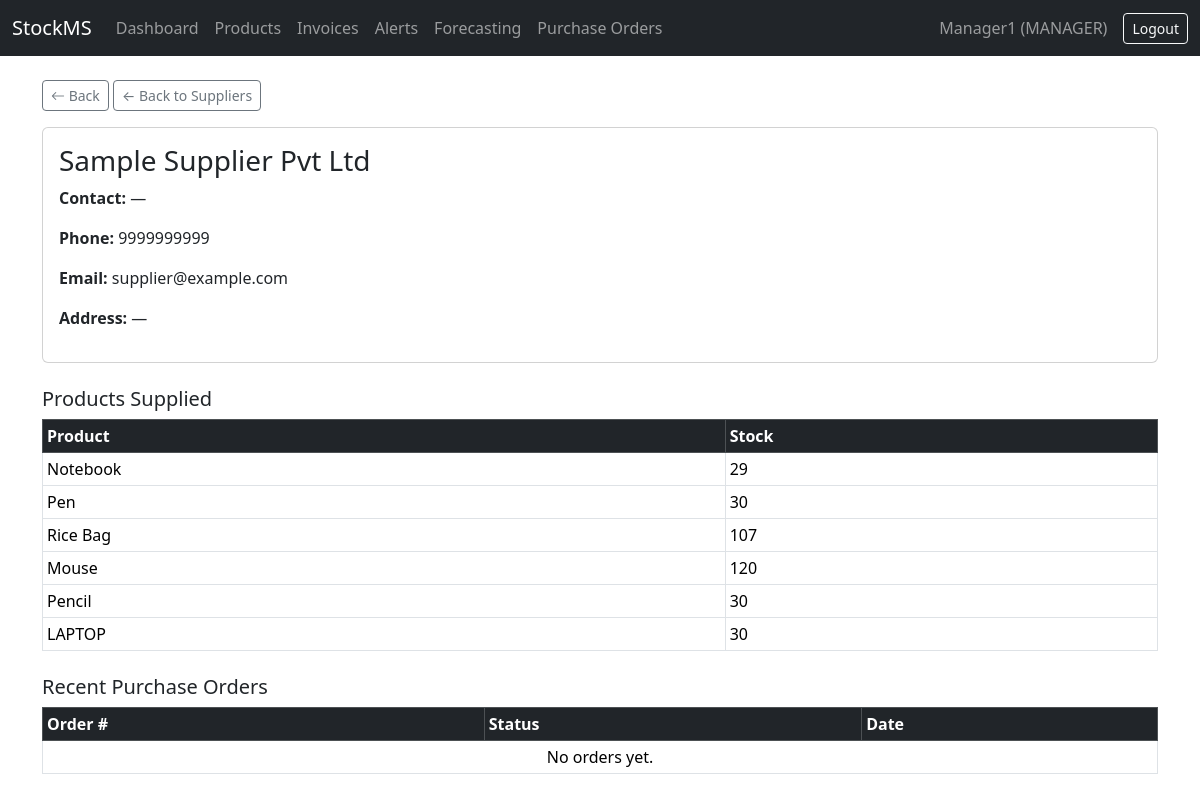
The page /products/suppliers/1/ (signed in) on the database as committed earlier.
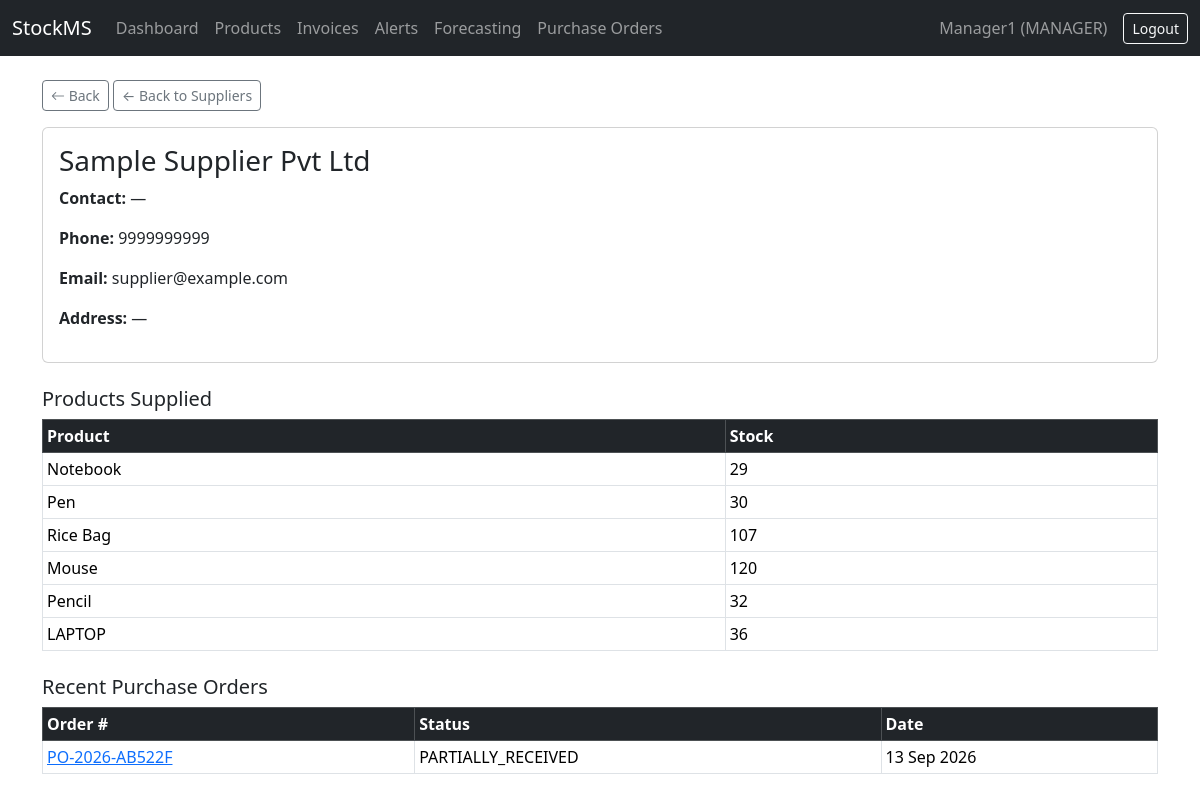
The same page on the database as committed later.
### inventory/models.py (models this page shows, shortened)
class Product(models.Model):
    name = models.CharField(max_length=200)
    sku = models.CharField(max_length=50, unique=True)
    barcode = models.CharField(max_length=100, unique=True, blank=True, null=True)
    category = models.ForeignKey(Category, on_delete=models.SET_NULL, null=True, related_name='products')
    supplier = models.ForeignKey(Supplier, on_delete=models.SET_NULL, null=True, related_name='products')
    price = models.DecimalField(max_digits=10, decimal_places=2)
    quantity = models.PositiveIntegerField(default=0)
    reorder_level = models.PositiveIntegerField(default=10)
    max_stock_level = models.PositiveIntegerField(default=100)
    created_at = models.DateTimeField(auto_now_add=True)
    updated_at = models.DateTimeField(auto_now=True)

class PurchaseOrder(models.Model):
    class Status(models.TextChoices):
        PENDING = 'PENDING', 'Pending'
        PARTIALLY_RECEIVED = 'PARTIALLY_RECEIVED', 'Partially Received'
        RECEIVED = 'RECEIVED', 'Received'
        CANCELLED = 'CANCELLED', 'Cancelled'
    order_number = models.CharField(max_length=20, unique=True)
    supplier = models.ForeignKey(Supplier, on_delete=models.PROTECT, related_name='purchase_orders')
    created_by = models.ForeignKey(settings.AUTH_USER_MODEL, on_delete=models.SET_NULL, null=True)
    status = models.CharField(max_length=20, choices=Status.choices, default=Status.PENDING)
    order_date = models.DateTimeField(auto_now_add=True)
    expected_delivery_date = models.DateField(null=True, blank=True)
    payment_terms = models.CharField(max_length=100, blank=True, default='Due on delivery')
    delivery_address = models.CharField(max_length=255, blank=True)
    tax_percent = models.DecimalField(max_digits=5, decimal_places=2, default=0)
    discount_amount = models.DecimalField(max_digits=10, decimal_places=2, default=0)
    notes = models.TextField(blank=True)

### inventory/views.py (the view)
# urls.py: path('suppliers/<int:pk>/', views.supplier_detail, name='supplier_detail'),
@login_required
def supplier_detail(request, pk):
    supplier = get_object_or_404(Supplier, pk=pk)
    products = supplier.products.all()
    orders = supplier.purchase_orders.all().order_by('-order_date')[:10]
    return render(request, 'inventory/supplier_detail.html', {
        'supplier': supplier, 'products': products, 'orders': orders,
    })

### inventory/templates/inventory/supplier_detail.html (shortened to what this page needs)
{% extends 'base.html' %}
{% block content %}
<a href="{% url 'supplier_list' %}" class="btn btn-sm btn-outline-secondary mb-3">← Back to Suppliers</a>
<div class="card mb-4">
    <div class="card-body">
        <h3>{{ supplier.name }}</h3>
        <p><strong>Contact:</strong> {{ supplier.contact_person|default:"—" }}</p>
        <p><strong>Phone:</strong> {{ supplier.phone }}</p>
        <p><strong>Email:</strong> {{ supplier.email }}</p>
        <p><strong>Address:</strong> {{ supplier.address|default:"—" }}</p>
    </div>
</div>
<h5>Products Supplied</h5>
<table class="table table-sm table-bordered mb-4">
    <thead class="table-dark"><tr><th>Product</th><th>Stock</th></tr></thead>
    <tbody>
        {% for p in products %}
        <tr><td>{{ p.name }}</td><td>{{ p.quantity }}</td></tr>
        {% empty %}
        <tr><td colspan="2" class="text-center">No products linked.</td></tr>
        {% endfor %}
    </tbody>
</table>
<h5>Recent Purchase Orders</h5>
<table class="table table-sm table-bordered">
    <thead class="table-dark"><tr><th>Order #</th><th>Status</th><th>Date</th></tr></thead>
    <tbody>
        {% for o in orders %}
        <tr><td><a href="{% url 'purchase_order_detail' o.pk %}">{{ o.order_number }}</a></td><td>{{ o.status }}</td><td>{{ o.order_date|date:"d M Y" }}</td></tr>
        {% empty %}
        <tr><td colspan="3" class="text-center">No orders yet.</td></tr>
        {% endfor %}
    </tbody>
</table>
{% endblock %}

Rows that differ between the two databases and show on the page:
changed Product "Pencil": quantity "30" → "32"
changed Product "LAPTOP": quantity "30" → "36"
added PurchaseOrder: order_number "PO-2026-AB522F", status "PARTIALLY_RECEIVED", order_date "13 Sep 2026"
Other text that changed with them:
text no longer shown: "No orders yet."
